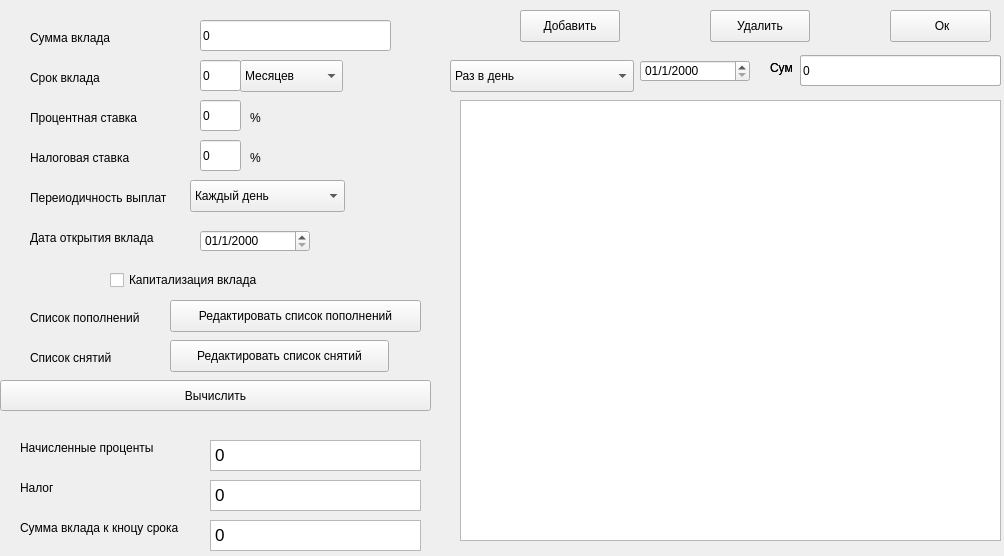
<?xml version="1.0" encoding="UTF-8"?>
<ui version="4.0">
 <class>Deposit_calc</class>
 <widget class="QWidget" name="Deposit_calc">
  <property name="geometry">
   <rect>
    <x>0</x>
    <y>0</y>
    <width>1004</width>
    <height>556</height>
   </rect>
  </property>
  <property name="windowTitle">
   <string>Form</string>
  </property>
  <widget class="QCheckBox" name="checkBox_capital">
   <property name="geometry">
    <rect>
     <x>110</x>
     <y>270</y>
     <width>167</width>
     <height>20</height>
    </rect>
   </property>
   <property name="text">
    <string>Капитализация вклада</string>
   </property>
  </widget>
  <widget class="QLabel" name="label_calc_proc">
   <property name="geometry">
    <rect>
     <x>20</x>
     <y>440</y>
     <width>151</width>
     <height>16</height>
    </rect>
   </property>
   <property name="text">
    <string>Начисленные проценты</string>
   </property>
  </widget>
  <widget class="QLabel" name="label_calc_nalog">
   <property name="geometry">
    <rect>
     <x>20</x>
     <y>480</y>
     <width>38</width>
     <height>16</height>
    </rect>
   </property>
   <property name="text">
    <string>Налог</string>
   </property>
  </widget>
  <widget class="QLabel" name="label_calc_sum">
   <property name="geometry">
    <rect>
     <x>20</x>
     <y>520</y>
     <width>181</width>
     <height>16</height>
    </rect>
   </property>
   <property name="text">
    <string>Сумма вклада к кноцу срока</string>
   </property>
  </widget>
  <widget class="QComboBox" name="comboBox_period">
   <property name="geometry">
    <rect>
     <x>240</x>
     <y>60</y>
     <width>103</width>
     <height>32</height>
    </rect>
   </property>
   <property name="currentIndex">
    <number>1</number>
   </property>
   <item>
    <property name="text">
     <string>Дней</string>
    </property>
   </item>
   <item>
    <property name="text">
     <string>Месяцев</string>
    </property>
   </item>
   <item>
    <property name="text">
     <string>Лет</string>
    </property>
   </item>
  </widget>
  <widget class="QLabel" name="label_proc">
   <property name="geometry">
    <rect>
     <x>250</x>
     <y>110</y>
     <width>12</width>
     <height>16</height>
    </rect>
   </property>
   <property name="text">
    <string>%</string>
   </property>
  </widget>
  <widget class="QLabel" name="label_proc_nalog">
   <property name="geometry">
    <rect>
     <x>250</x>
     <y>150</y>
     <width>12</width>
     <height>16</height>
    </rect>
   </property>
   <property name="text">
    <string>%</string>
   </property>
  </widget>
  <widget class="QComboBox" name="comboBox_period_v">
   <property name="geometry">
    <rect>
     <x>190</x>
     <y>180</y>
     <width>155</width>
     <height>32</height>
    </rect>
   </property>
   <property name="currentText">
    <string>Каждый день</string>
   </property>
   <item>
    <property name="text">
     <string>Каждый день</string>
    </property>
   </item>
   <item>
    <property name="text">
     <string>Каждую неделю</string>
    </property>
   </item>
   <item>
    <property name="text">
     <string>Раз в месяц</string>
    </property>
   </item>
   <item>
    <property name="text">
     <string>Раз в квартал</string>
    </property>
   </item>
   <item>
    <property name="text">
     <string>Раз в пол года</string>
    </property>
   </item>
   <item>
    <property name="text">
     <string>Раз в год</string>
    </property>
   </item>
   <item>
    <property name="text">
     <string>В конце срока</string>
    </property>
   </item>
  </widget>
  <widget class="QLabel" name="label_period_v">
   <property name="geometry">
    <rect>
     <x>30</x>
     <y>190</y>
     <width>154</width>
     <height>16</height>
    </rect>
   </property>
   <property name="text">
    <string>Переиодичность выплат</string>
   </property>
  </widget>
  <widget class="QLabel" name="label_proc_t">
   <property name="geometry">
    <rect>
     <x>30</x>
     <y>110</y>
     <width>121</width>
     <height>16</height>
    </rect>
   </property>
   <property name="text">
    <string>Процентная ставка</string>
   </property>
  </widget>
  <widget class="QLabel" name="label_nalog">
   <property name="geometry">
    <rect>
     <x>30</x>
     <y>150</y>
     <width>111</width>
     <height>16</height>
    </rect>
   </property>
   <property name="text">
    <string>Налоговая ставка</string>
   </property>
  </widget>
  <widget class="QLabel" name="label_period">
   <property name="geometry">
    <rect>
     <x>30</x>
     <y>70</y>
     <width>79</width>
     <height>16</height>
    </rect>
   </property>
   <property name="text">
    <string>Срок вклада</string>
   </property>
  </widget>
  <widget class="QLabel" name="label_sum">
   <property name="geometry">
    <rect>
     <x>30</x>
     <y>30</y>
     <width>90</width>
     <height>16</height>
    </rect>
   </property>
   <property name="text">
    <string>Сумма вклада</string>
   </property>
  </widget>
  <widget class="QLabel" name="label_list_in">
   <property name="geometry">
    <rect>
     <x>30</x>
     <y>310</y>
     <width>126</width>
     <height>16</height>
    </rect>
   </property>
   <property name="text">
    <string>Список пополнений</string>
   </property>
  </widget>
  <widget class="QLabel" name="label_list_is">
   <property name="geometry">
    <rect>
     <x>30</x>
     <y>350</y>
     <width>94</width>
     <height>16</height>
    </rect>
   </property>
   <property name="text">
    <string>Список снятий</string>
   </property>
  </widget>
  <widget class="QPushButton" name="pushButton_calc">
   <property name="geometry">
    <rect>
     <x>0</x>
     <y>380</y>
     <width>431</width>
     <height>31</height>
    </rect>
   </property>
   <property name="text">
    <string>Вычислить</string>
   </property>
  </widget>
  <widget class="QTextEdit" name="textEdit_calc_proc">
   <property name="geometry">
    <rect>
     <x>210</x>
     <y>440</y>
     <width>211</width>
     <height>31</height>
    </rect>
   </property>
   <property name="html">
    <string>&lt;!DOCTYPE HTML PUBLIC &quot;-//W3C//DTD HTML 4.0//EN&quot; &quot;http://www.w3.org/TR/REC-html40/strict.dtd&quot;&gt;
&lt;html&gt;&lt;head&gt;&lt;meta name=&quot;qrichtext&quot; content=&quot;1&quot; /&gt;&lt;meta charset=&quot;utf-8&quot; /&gt;&lt;style type=&quot;text/css&quot;&gt;
p, li { white-space: pre-wrap; }
&lt;/style&gt;&lt;/head&gt;&lt;body style=&quot; font-family:'.AppleSystemUIFont'; font-size:13pt; font-weight:400; font-style:normal;&quot;&gt;
&lt;p style=&quot; margin-top:0px; margin-bottom:0px; margin-left:0px; margin-right:0px; -qt-block-indent:0; text-indent:0px;&quot;&gt;0&lt;/p&gt;&lt;/body&gt;&lt;/html&gt;</string>
   </property>
   <property name="textInteractionFlags">
    <set>Qt::NoTextInteraction</set>
   </property>
  </widget>
  <widget class="QTextEdit" name="textEdit_calc_nalog">
   <property name="geometry">
    <rect>
     <x>210</x>
     <y>480</y>
     <width>211</width>
     <height>31</height>
    </rect>
   </property>
   <property name="html">
    <string>&lt;!DOCTYPE HTML PUBLIC &quot;-//W3C//DTD HTML 4.0//EN&quot; &quot;http://www.w3.org/TR/REC-html40/strict.dtd&quot;&gt;
&lt;html&gt;&lt;head&gt;&lt;meta name=&quot;qrichtext&quot; content=&quot;1&quot; /&gt;&lt;meta charset=&quot;utf-8&quot; /&gt;&lt;style type=&quot;text/css&quot;&gt;
p, li { white-space: pre-wrap; }
&lt;/style&gt;&lt;/head&gt;&lt;body style=&quot; font-family:'.AppleSystemUIFont'; font-size:13pt; font-weight:400; font-style:normal;&quot;&gt;
&lt;p style=&quot; margin-top:0px; margin-bottom:0px; margin-left:0px; margin-right:0px; -qt-block-indent:0; text-indent:0px;&quot;&gt;0&lt;/p&gt;&lt;/body&gt;&lt;/html&gt;</string>
   </property>
   <property name="textInteractionFlags">
    <set>Qt::NoTextInteraction</set>
   </property>
  </widget>
  <widget class="QTextEdit" name="textEdit_calc_sum">
   <property name="geometry">
    <rect>
     <x>210</x>
     <y>520</y>
     <width>211</width>
     <height>31</height>
    </rect>
   </property>
   <property name="html">
    <string>&lt;!DOCTYPE HTML PUBLIC &quot;-//W3C//DTD HTML 4.0//EN&quot; &quot;http://www.w3.org/TR/REC-html40/strict.dtd&quot;&gt;
&lt;html&gt;&lt;head&gt;&lt;meta name=&quot;qrichtext&quot; content=&quot;1&quot; /&gt;&lt;meta charset=&quot;utf-8&quot; /&gt;&lt;style type=&quot;text/css&quot;&gt;
p, li { white-space: pre-wrap; }
&lt;/style&gt;&lt;/head&gt;&lt;body style=&quot; font-family:'.AppleSystemUIFont'; font-size:13pt; font-weight:400; font-style:normal;&quot;&gt;
&lt;p style=&quot; margin-top:0px; margin-bottom:0px; margin-left:0px; margin-right:0px; -qt-block-indent:0; text-indent:0px;&quot;&gt;0&lt;/p&gt;&lt;/body&gt;&lt;/html&gt;</string>
   </property>
   <property name="textInteractionFlags">
    <set>Qt::NoTextInteraction</set>
   </property>
  </widget>
  <widget class="QPushButton" name="pushButton_list_add">
   <property name="geometry">
    <rect>
     <x>170</x>
     <y>300</y>
     <width>251</width>
     <height>32</height>
    </rect>
   </property>
   <property name="text">
    <string>Редактировать список пополнений</string>
   </property>
  </widget>
  <widget class="QPushButton" name="pushButton_list_with">
   <property name="geometry">
    <rect>
     <x>170</x>
     <y>340</y>
     <width>219</width>
     <height>32</height>
    </rect>
   </property>
   <property name="text">
    <string>Редактировать список снятий</string>
   </property>
  </widget>
  <widget class="QDateEdit" name="dateEdit">
   <property name="geometry">
    <rect>
     <x>200</x>
     <y>230</y>
     <width>110</width>
     <height>22</height>
    </rect>
   </property>
   <property name="currentSection">
    <enum>QDateTimeEdit::DaySection</enum>
   </property>
   <property name="displayFormat">
    <string>dd/M/yyyy</string>
   </property>
  </widget>
  <widget class="QLabel" name="label">
   <property name="geometry">
    <rect>
     <x>30</x>
     <y>230</y>
     <width>139</width>
     <height>16</height>
    </rect>
   </property>
   <property name="text">
    <string>Дата открытия вклада</string>
   </property>
  </widget>
  <widget class="QComboBox" name="comboBox_is">
   <property name="geometry">
    <rect>
     <x>450</x>
     <y>60</y>
     <width>184</width>
     <height>32</height>
    </rect>
   </property>
   <property name="locale">
    <locale language="Russian" country="Russia"/>
   </property>
   <item>
    <property name="text">
     <string>Раз в день</string>
    </property>
   </item>
   <item>
    <property name="text">
     <string>Раз в неделю</string>
    </property>
   </item>
   <item>
    <property name="text">
     <string>Раз в месяц</string>
    </property>
   </item>
   <item>
    <property name="text">
     <string>Раз в квартал</string>
    </property>
   </item>
   <item>
    <property name="text">
     <string>Раз в пол года</string>
    </property>
   </item>
   <item>
    <property name="text">
     <string>Раз в год</string>
    </property>
   </item>
   <item>
    <property name="text">
     <string>Разовое пополнение</string>
    </property>
   </item>
  </widget>
  <widget class="QPushButton" name="pushButton_is_delete">
   <property name="geometry">
    <rect>
     <x>710</x>
     <y>10</y>
     <width>100</width>
     <height>32</height>
    </rect>
   </property>
   <property name="text">
    <string>Удалить</string>
   </property>
  </widget>
  <widget class="QPushButton" name="pushButton_is_add">
   <property name="geometry">
    <rect>
     <x>520</x>
     <y>10</y>
     <width>100</width>
     <height>32</height>
    </rect>
   </property>
   <property name="text">
    <string>Добавить</string>
   </property>
  </widget>
  <widget class="QLabel" name="label_is">
   <property name="geometry">
    <rect>
     <x>770</x>
     <y>60</y>
     <width>26</width>
     <height>16</height>
    </rect>
   </property>
   <property name="text">
    <string>Сум</string>
   </property>
  </widget>
  <widget class="QPushButton" name="pushButton_select">
   <property name="geometry">
    <rect>
     <x>890</x>
     <y>10</y>
     <width>101</width>
     <height>32</height>
    </rect>
   </property>
   <property name="text">
    <string> Ок</string>
   </property>
  </widget>
  <widget class="QDateEdit" name="dateEdit_is">
   <property name="geometry">
    <rect>
     <x>640</x>
     <y>60</y>
     <width>110</width>
     <height>22</height>
    </rect>
   </property>
   <property name="currentSection">
    <enum>QDateTimeEdit::DaySection</enum>
   </property>
   <property name="displayFormat">
    <string>dd/M/yyyy</string>
   </property>
  </widget>
  <widget class="QPushButton" name="pushButton_with_add">
   <property name="geometry">
    <rect>
     <x>520</x>
     <y>10</y>
     <width>100</width>
     <height>32</height>
    </rect>
   </property>
   <property name="text">
    <string>Добавить</string>
   </property>
  </widget>
  <widget class="QDateEdit" name="dateEdit_with">
   <property name="geometry">
    <rect>
     <x>640</x>
     <y>60</y>
     <width>110</width>
     <height>22</height>
    </rect>
   </property>
   <property name="currentSection">
    <enum>QDateTimeEdit::DaySection</enum>
   </property>
   <property name="displayFormat">
    <string>dd/M/yyyy</string>
   </property>
  </widget>
  <widget class="QPushButton" name="pushButton_with_delete">
   <property name="geometry">
    <rect>
     <x>710</x>
     <y>10</y>
     <width>100</width>
     <height>32</height>
    </rect>
   </property>
   <property name="text">
    <string>Удалить</string>
   </property>
  </widget>
  <widget class="QLabel" name="label_with">
   <property name="geometry">
    <rect>
     <x>770</x>
     <y>60</y>
     <width>26</width>
     <height>16</height>
    </rect>
   </property>
   <property name="text">
    <string>Сум</string>
   </property>
  </widget>
  <widget class="QComboBox" name="comboBox_with">
   <property name="geometry">
    <rect>
     <x>450</x>
     <y>60</y>
     <width>184</width>
     <height>32</height>
    </rect>
   </property>
   <item>
    <property name="text">
     <string>Раз в день</string>
    </property>
   </item>
   <item>
    <property name="text">
     <string>Раз в неделю</string>
    </property>
   </item>
   <item>
    <property name="text">
     <string>Раз в месяц</string>
    </property>
   </item>
   <item>
    <property name="text">
     <string>Раз в квартал</string>
    </property>
   </item>
   <item>
    <property name="text">
     <string>Раз в пол года</string>
    </property>
   </item>
   <item>
    <property name="text">
     <string>Раз в год</string>
    </property>
   </item>
   <item>
    <property name="text">
     <string>Разовое пополнение</string>
    </property>
   </item>
  </widget>
  <widget class="QListWidget" name="listWidget_is">
   <property name="geometry">
    <rect>
     <x>460</x>
     <y>100</y>
     <width>541</width>
     <height>441</height>
    </rect>
   </property>
  </widget>
  <widget class="QLineEdit" name="textEdit_sum">
   <property name="geometry">
    <rect>
     <x>200</x>
     <y>20</y>
     <width>191</width>
     <height>31</height>
    </rect>
   </property>
   <property name="text">
    <string>0</string>
   </property>
   <property name="cursorPosition">
    <number>0</number>
   </property>
  </widget>
  <widget class="QLineEdit" name="textEdit_period">
   <property name="geometry">
    <rect>
     <x>200</x>
     <y>60</y>
     <width>41</width>
     <height>31</height>
    </rect>
   </property>
   <property name="text">
    <string>0</string>
   </property>
   <property name="cursorPosition">
    <number>0</number>
   </property>
  </widget>
  <widget class="QLineEdit" name="textEdit_proc">
   <property name="geometry">
    <rect>
     <x>200</x>
     <y>100</y>
     <width>41</width>
     <height>31</height>
    </rect>
   </property>
   <property name="text">
    <string>0</string>
   </property>
   <property name="cursorPosition">
    <number>0</number>
   </property>
  </widget>
  <widget class="QLineEdit" name="textEdit_with">
   <property name="geometry">
    <rect>
     <x>800</x>
     <y>55</y>
     <width>201</width>
     <height>31</height>
    </rect>
   </property>
   <property name="text">
    <string>0</string>
   </property>
   <property name="cursorPosition">
    <number>0</number>
   </property>
  </widget>
  <widget class="QLineEdit" name="textEdit_is">
   <property name="geometry">
    <rect>
     <x>800</x>
     <y>55</y>
     <width>201</width>
     <height>31</height>
    </rect>
   </property>
   <property name="text">
    <string>0</string>
   </property>
   <property name="cursorPosition">
    <number>0</number>
   </property>
  </widget>
  <widget class="QLineEdit" name="textEdit_nalog">
   <property name="geometry">
    <rect>
     <x>200</x>
     <y>140</y>
     <width>41</width>
     <height>31</height>
    </rect>
   </property>
   <property name="text">
    <string>0</string>
   </property>
   <property name="cursorPosition">
    <number>0</number>
   </property>
  </widget>
  <widget class="QListWidget" name="listWidget_with">
   <property name="geometry">
    <rect>
     <x>460</x>
     <y>100</y>
     <width>541</width>
     <height>441</height>
    </rect>
   </property>
  </widget>
 </widget>
 <resources/>
 <connections/>
</ui>
